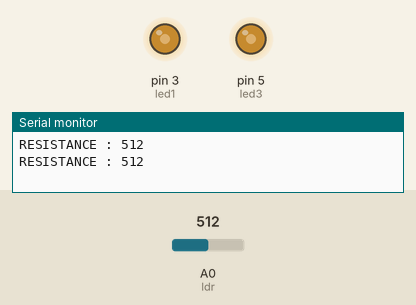
Simulated run of this sketch. Board: Arduino Uno, built with avr-gcc and run on an emulated ATmega328P. Parts: output pins drawn as LEDs (lit = HIGH), the last lines printed to the serial monitor. Inputs (shaded band) come from the test bench; at power-on: A0 (ldr) = 512.

Above: at 1.8 s.
1.9 s: A0 (ldr) set to 716
At 4.2 s:
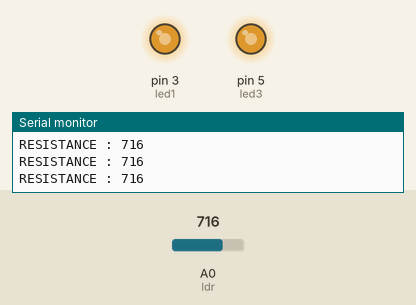
4.5 s: A0 (ldr) set to 900
At 6.6 s:
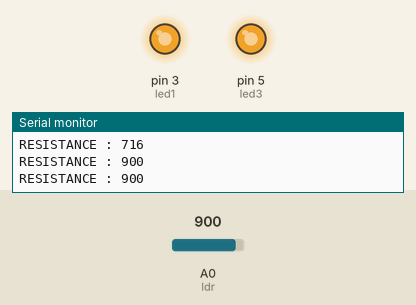
7.5 s: A0 (ldr) set to 122
At 10.1 s:
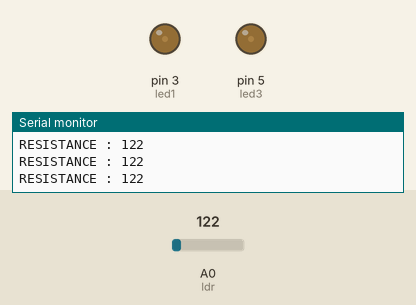
10.5 s: A0 (ldr) set to 511
At 12.5 s:
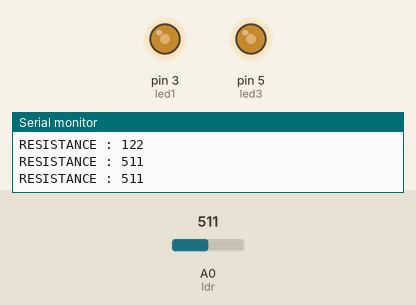
Timing chart, 0 to 14.0 s (numbered marks = the images above; inputs shaded):
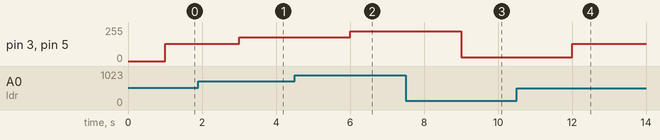

Measured:
- after the input at 1.9 s, pin 3 (led1), pin 5 (led3): 128/255 → 179/255 after 1.1 s
- after the input at 4.5 s, pin 3 (led1), pin 5 (led3): 179/255 → 224/255 after 1.5 s
- after the input at 7.5 s, pin 3 (led1), pin 5 (led3): 224/255 → 29/255 after 1.5 s
- after the input at 10.5 s, pin 3 (led1), pin 5 (led3): 29/255 → 128/255 after 1.5 s

The sketch:

ldr_sensor1.ino
```cpp
// C++ code
//
#define ldr A0
#define led1 3
#define led3 5
int resistance;
int ledBrightness=0;
int threshold=400;

void setup(){
 Serial.begin(9600);
 pinMode(led1,OUTPUT);
 pinMode(led3,OUTPUT);
 pinMode(ldr,INPUT);
}
void loop(){
 resistance= analogRead(ldr);
 Serial.print("RESISTANCE : ");
 Serial.println(resistance);
 delay(1000);
 if(resistance<threshold){
   ledBrightness = map(resistance, 6, 508, 0, 128);
   analogWrite(led1,ledBrightness);
   analogWrite(led3,ledBrightness);}
  else{
   ledBrightness = map(resistance, 508, 1023, 128, 255);
   analogWrite(led1,ledBrightness);
   analogWrite(led3,ledBrightness);}
}
```
